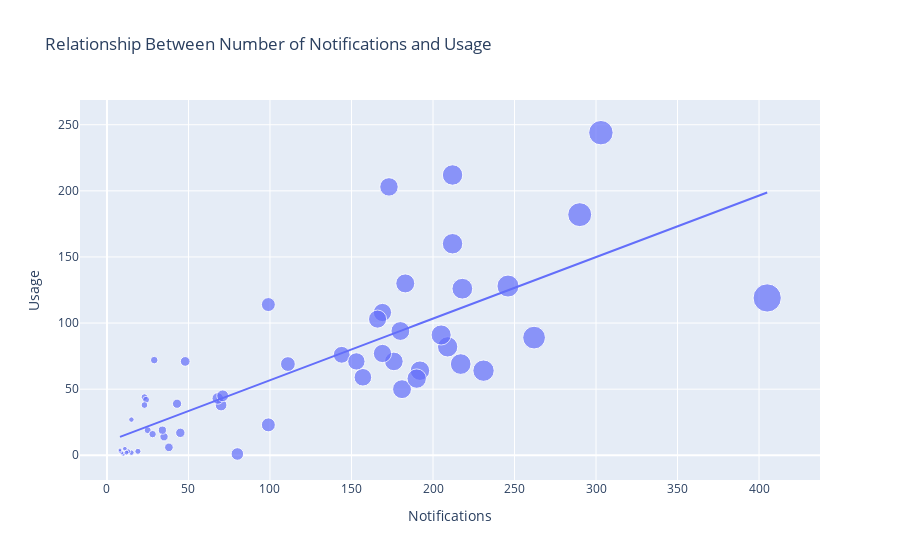

Notebook code cell kept with this figure:
### Markdown cell above
# relations btw notif and usage it shud be as notif is high, usage should be high

### Code cell
fig = px.scatter(data_frame = data, 
                    x="Notifications",
                    y="Usage", 
                    size="Notifications", 
                    trendline="ols", 
                    title = "Relationship Between Number of Notifications and Usage")
fig.show()

### Figure 1 — Plotly figure (JSON) as saved in the notebook; plotly's stock layout.template omitted (floating-point values rounded to 4 significant figures)
{"data": [{"hovertemplate": "Notifications=%{marker.size}<br>Usage=%{y}<extra></extra>", "legendgroup": "", "marker": {"color": "#636efa", "size": [70, 43, 231, 35, 19, 25, 23, 28, 15, 29, 24, 34, 23, 48, 68, 71, 180, 99, 45, 10, 15, 13, 9, 8, 8, 11, 12, 209, 111, 183, 157, 246, 169, 99, 144, 80, 38, 218, 205, 212, 217, 405, 166, 173, 290, 153, 192, 181, 176, 212, 303, 169, 190, 262], "sizemode": "area", "sizeref": 1.012, "symbol": "circle"}, "mode": "markers", "name": "", "orientation": "v", "showlegend": false, "type": "scatter", "x": [70, 43, 231, 35, 19, 25, 23, 28, 15, 29, 24, 34, 23, 48, 68, 71, 180, 99, 45, 10, 15, 13, 9, 8, 8, 11, 12, 209, 111, 183, 157, 246, 169, 99, 144, 80, 38, 218, 205, 212, 217, 405, 166, 173, 290, 153, 192, 181, 176, 212, 303, 169, 190, 262], "xaxis": "x", "y": [38, 39, 64, 14, 3, 19, 44, 16, 27, 72, 42, 19, 38, 71, 43, 45, 94, 114, 17, 1, 2, 3, 2, 3, 4, 5, 2, 82, 69, 130, 59, 128, 108, 23, 76, 1, 6, 126, 91, 160, 69, 119, 103, 203, 182, 71, 64, 50, 71, 212, 244, 77, 58, 89], "yaxis": "y"}, {"hovertemplate": "<b>OLS trendline</b><br>Usage = 0.465523 * Notifications + 10.2432<br>R<sup>2</sup>=0.599775<br><br>Notifications=%{x}<br>Usage=%{y} <b>(trend)</b><extra></extra>", "legendgroup": "", "marker": {"color": "#636efa", "symbol": "circle"}, "mode": "lines", "name": "", "showlegend": false, "type": "scatter", "x": [8, 8, 9, 10, 11, 12, 13, 15, 15, 19, 23, 23, 24, 25, 28, 29, 34, 35, 38, 43, 45, 48, 68, 70, 71, 80, 99, 99, 111, 144, 153, 157, 166, 169, 169, 173, 176, 180, 181, 183, 190, 192, 205, 209, 212, 212, 217, 218, 231, 246, 262, 290, 303, 405], "xaxis": "x", "y": [13.97, 13.97, 14.43, 14.9, 15.36, 15.83, 16.3, 17.23, 17.23, 19.09, 20.95, 20.95, 21.42, 21.88, 23.28, 23.74, 26.07, 26.54, 27.93, 30.26, 31.19, 32.59, 41.9, 42.83, 43.3, 47.49, 56.33, 56.33, 61.92, 77.28, 81.47, 83.33, 87.52, 88.92, 88.92, 90.78, 92.18, 94.04, 94.5, 95.43, 98.69, 99.62, 105.7, 107.5, 108.9, 108.9, 111.3, 111.7, 117.8, 124.8, 132.2, 145.2, 151.3, 198.8], "yaxis": "y"}], "layout": {"legend": {"itemsizing": "constant", "tracegroupgap": 0}, "title": {"text": "Relationship Between Number of Notifications and Usage"}, "xaxis": {"anchor": "y", "domain": [0, 1], "title": {"text": "Notifications"}}, "yaxis": {"anchor": "x", "domain": [0, 1], "title": {"text": "Usage"}}}}
